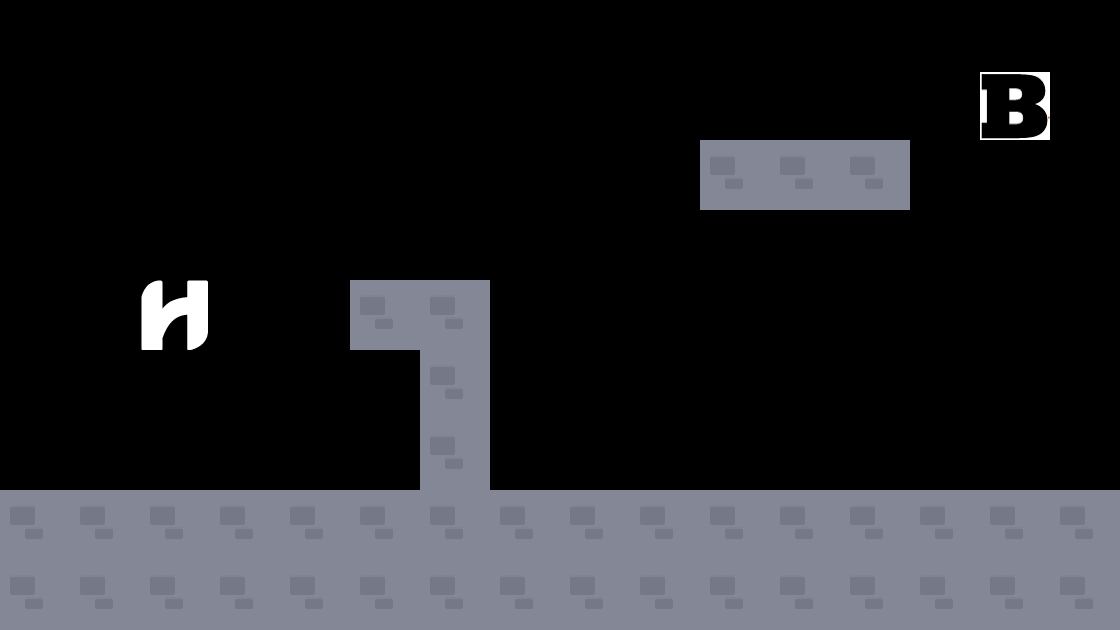

Below is a game level as drawn by its tile map, then a one-line description and the .tmx that defines it (tile-layer data replaced by summaries):
An orthogonal 16x9 tile map with 70x70 px tiles, 3 tile layers (Tile Layer 1, collides, actors), 2 tilesets.

<map version="1.0" orientation="orthogonal" renderorder="right-down" width="16" height="9" tilewidth="70" tileheight="70" nextobjectid="1">
 <tileset firstgid="1" name="buildings" tilewidth="70" tileheight="70">
  <image source="../packed/buildings.png" width="1024" height="512" />
 </tileset>
 <tileset firstgid="99" source="actors.tsx" />
 <layer name="Tile Layer 1" width="16" height="9">
  <data>[144 cells, 0 non-empty, 0 distinct tile ids]</data>
 </layer>
 <layer name="collides" width="16" height="9">
  <data>[144 cells, 38 non-empty, 1 distinct tile ids]</data>
 </layer>
 <layer name="actors" width="16" height="9">
  <data>[144 cells, 3 non-empty, 3 distinct tile ids]</data>
 </layer>
</map>
